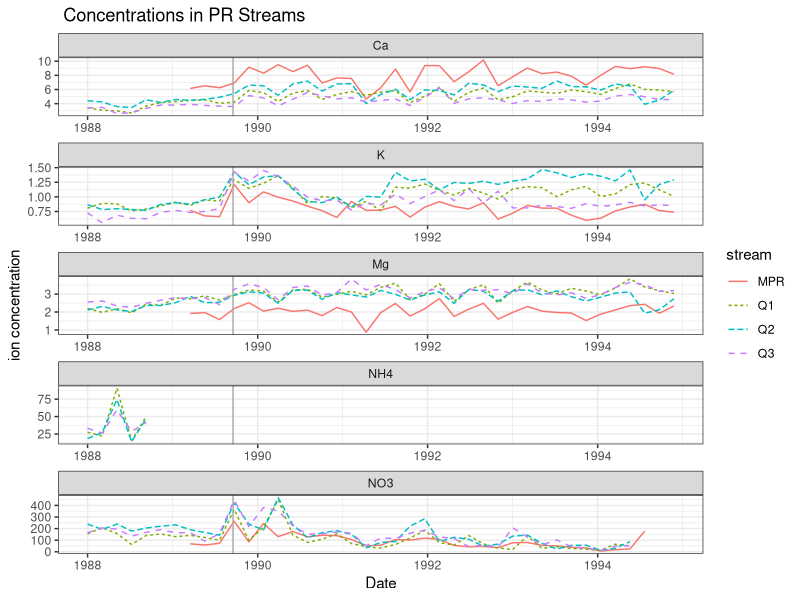

Write the R code that produced this figure.
## ---- chunk 1

# load package
library(tidyverse)

# use cleaned data
streams_pivot <- read_csv("../output/output.csv")


# plot
figure_3 <- ggplot(
  streams_pivot,
  mapping = aes(
    x = window_start,
    y = mean_concentration,
    color = stream,
    linetype = stream
  )
) +
  geom_line() +
  facet_wrap(~ion, scales = "free", ncol = 1, ) +
  labs(
    x = "Date",
    y = "ion concentration",
    title = " Concentrations in PR Streams"
  ) +
  geom_vline(xintercept = ymd("1989-09-17"), color = "darkgrey") +
  theme_bw()
## ---- chunk 2
figure_3
